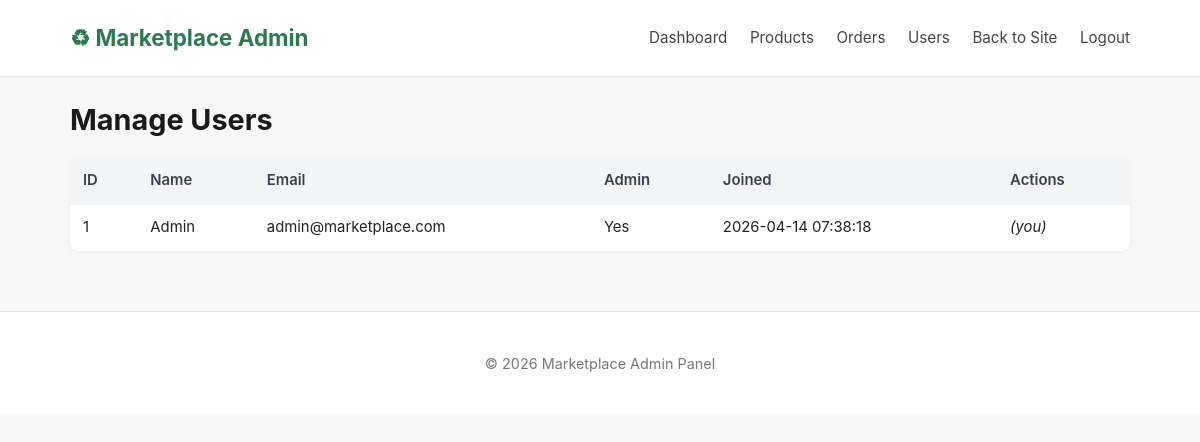
The page /admin/users.php (signed in) on the database its author committed.
### tables this page shows
CREATE TABLE users (
    id INT AUTO_INCREMENT PRIMARY KEY,
    name VARCHAR(100) NOT NULL,
    email VARCHAR(150) NOT NULL UNIQUE,
    password VARCHAR(255) NOT NULL,
    is_admin TINYINT(1) DEFAULT 0,
    created_at TIMESTAMP DEFAULT CURRENT_TIMESTAMP
);

### includes/auth.php (called while the page is built, shortened)
<?php
function e($str) {
    return htmlspecialchars($str ?? '', ENT_QUOTES, 'UTF-8');
}
?>

### admin/users.php (the view, shortened to what this page needs)
<?php
require_once '_header.php';
$users = $pdo->query("SELECT * FROM users ORDER BY created_at DESC")->fetchAll();
?>
<h1>Manage Users</h1>
<table>
    <thead><tr><th>ID</th><th>Name</th><th>Email</th><th>Admin</th><th>Joined</th><th>Actions</th></tr></thead>
    <tbody>
        <?php foreach ($users as $u): ?>
            <tr>
                <td><?= (int)$u['id'] ?></td>
                <td><?= e($u['name']) ?></td>
                <td><?= e($u['email']) ?></td>
                <td><?= $u['is_admin'] ? 'Yes' : 'No' ?></td>
                <td><?= e($u['created_at']) ?></td>
                <td class="actions">
                    <?php if ((int)$u['id'] !== (int)$_SESSION['user_id']): ?>
                        <form method="post" style="display:inline;">
                            <input type="hidden" name="action" value="toggle_admin">
                            <input type="hidden" name="id" value="<?= (int)$u['id'] ?>">
                            <button type="submit" class="btn btn-secondary" style="padding:4px 10px;font-size:0.82rem;">Toggle Admin</button>
                        </form>
                        <form method="post" style="display:inline;">
                            <input type="hidden" name="action" value="delete">
                            <input type="hidden" name="id" value="<?= (int)$u['id'] ?>">
                            <button type="submit" class="btn btn-danger confirm-delete" style="padding:4px 10px;font-size:0.82rem;">Delete</button>
                        </form>
                    <?php else: ?>
                        <em>(you)</em>
                    <?php endif; ?>
                </td>
            </tr>
        <?php endforeach; ?>
    </tbody>
</table>
<?php require_once '_footer.php'; ?>

### css/style.css (style rules this page uses)
* { box-sizing: border-box; margin: 0; padding: 0; }
body { font-family: -apple-system, "Segoe UI", Roboto, Arial, sans-serif; line-height: 1.6; color: #222; background: #f7f7f8; }
h1, h2, h3 { margin-bottom: 14px; color: #1a1a1a; }
h1 { font-size: 1.8rem; }
table { width: 100%; background: #fff; border-collapse: collapse; border-radius: 8px; overflow: hidden; box-shadow: 0 1px 4px rgba(0,0,0,0.05); margin-top: 15px; }
table th, table td { padding: 11px 13px; text-align: left; border-bottom: 1px solid #eef0f2; font-size: 0.93rem; }
table th { background: #f3f4f6; font-weight: 600; color: #374151; }
table tr:last-child td { border-bottom: none; }
.actions { display: flex; gap: 8px; flex-wrap: wrap; }

### rows shown on the page
users: id "1", name "Admin", email "admin@marketplace.com", is_admin "Yes", created_at "2026-04-14 07:38:18", shows "(you)"
